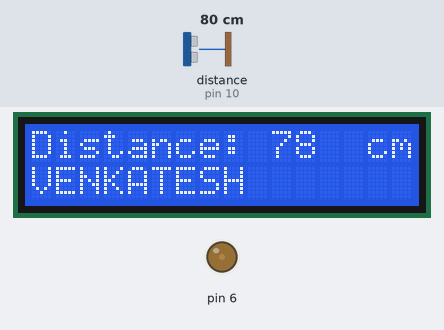
A sketch run on a simulated Arduino Uno, built with avr-gcc and run on an emulated ATmega328P. On the bench: 16×2 character LCD, output pins drawn as LEDs (lit = HIGH). Wiring (inferred from the names in the program): ultrasonic range finder: trigger pin 9; echo pin 10. The test bench sets the inputs (shaded band); at power-on: distance to the obstacle (sensor on pin 10) 80 cm. The echo pulse lasts 58.3 µs per cm; pins used as bus, display or sensor lines are not drawn; what the sketch prints to the serial monitor is not drawn.

Above: at 1.2 s.
1.3 s: distance to the obstacle (sensor on pin 10) set to 2 cm
At 2.4 s:
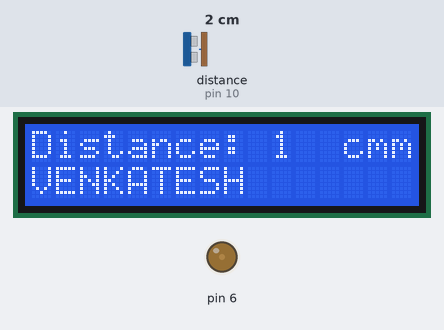
2.8 s: distance to the obstacle (sensor on pin 10) set to 4 cm
At 3.8 s:
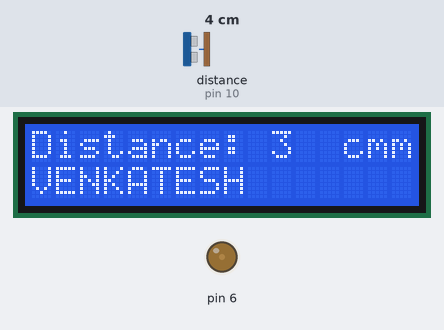
4.3 s: distance to the obstacle (sensor on pin 10) set to 9 cm
At 5.5 s:
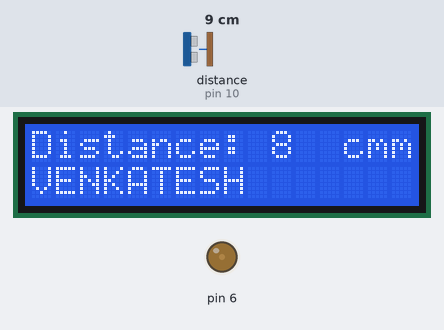
5.8 s: distance to the obstacle (sensor on pin 10) set to 60 cm
At 7.1 s:
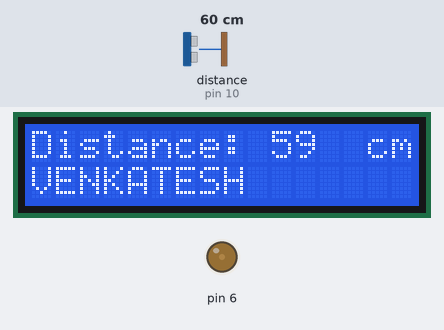
Timing chart, 0 to 8.3 s (numbered marks = the images above; inputs shaded):
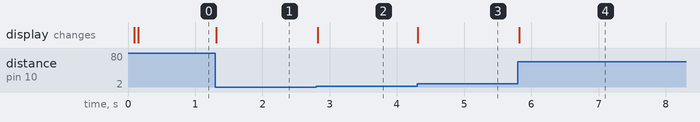

The sketch:

ATMEGA328_LCD_DISPLAY_ULTRASONIC_SENSOR.ino
```cpp
#include <LiquidCrystal.h>
int Contrast=35;
LiquidCrystal lcd(12, 11, 5, 4, 3, 2);

const int trigPin = 9;
const int echoPin = 10;
long duration;
int distanceCm, distanceInch;

 void setup()
 {
     analogWrite(6,Contrast);
     lcd.begin(16, 2);
     pinMode(trigPin, OUTPUT);
     pinMode(echoPin, INPUT);
     Serial.begin(9600);
  }
     void loop()
 { digitalWrite(trigPin, LOW);
delayMicroseconds(2);
digitalWrite(trigPin, HIGH);
delayMicroseconds(10);
digitalWrite(trigPin, LOW);

duration = pulseIn(echoPin, HIGH);
distanceCm= duration*0.034/2;
distanceInch = duration*0.0133/2;

lcd.setCursor(0,0); // Sets the location at which subsequent text written to the LCD will be displayed
lcd.print("Distance: ");// Prints string "Distance" on the LCD
Serial.print("distance:");
Serial.println(distanceCm);
lcd.print(distanceCm); // Prints the distance value from the sensor
lcd.print("  cm");
delay(10);
lcd.setCursor(0,1);
lcd.print("VENKATESH");
delay(10);
 }
```

Measured:
- after the input at 1.3 s, the display: changes at once (image 1)
- after the input at 2.8 s, the display: changes at once (image 2)
- after the input at 4.3 s, the display: changes at once (image 3)
- after the input at 5.8 s, the display: changes at once (image 4)
